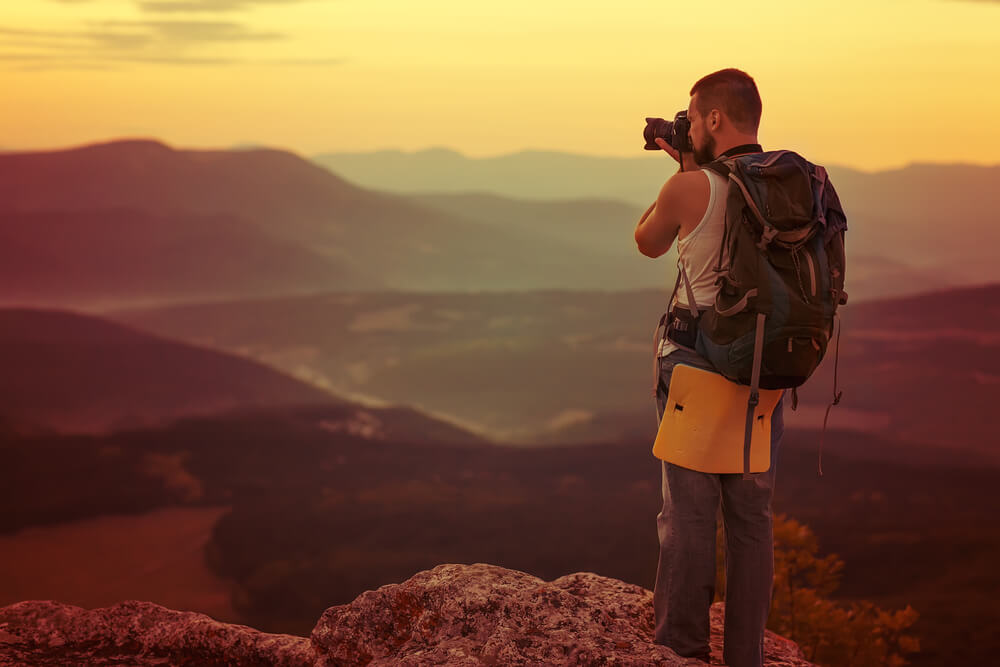
#> input picture imagenEXEMPLO.jpg, 1000 x 667 px
$ python exemplos_dadosBINARIOS.py
#> lines starting #> are read from the running program, lines starting #| are printed output that depends on the picture
#iremos manipular dados para espelhar uma imagen.

# usaremos biblotecas PIL, NUMPY pil para imagens, e numpy para numeros e codigos baixo niviel
from PIL import Image
import numpy as np

def main():
    #carregando imagen original (com o Image.open ele abre imagen e reconhece como imagen)
    img = Image.open("imagenEXEMPLO.jpg")
#> img is the input picture: PIL image 1000x667 RGB; mean R, G, B 130.2, 90, 59.5

    # essa função converte a imagen em dados binarios.
    img_data = np.array(img)
    #mostrando os bytes da img
    binario = img_data.tobytes()

    print("\n",img_data.shape,"\n")
#|  (667, 1000, 3)

    #salvara os dados binarios em um arquivo novo.
    with open("original_foto.bin","wb") as file:
        file.write(binario)
    #criaremos uma copia do arquivo binario.
    with open("original_foto.bin", "rb") as original_arquivo:
        data = original_arquivo.read()
    with open("copia_foto.bin", "wb") as copia_arquivo:
        copia_arquivo.write(data)
    # carregar e mostrar imagen manipulada
    foto_mod = np.frombuffer(data, dtype=np.uint8).reshape(img_data.shape)

    # inverte todos os bytes fazendo imagen inverter.
    foto_mod = np.fliplr(foto_mod)

    foto_final = Image.fromarray(foto_mod)
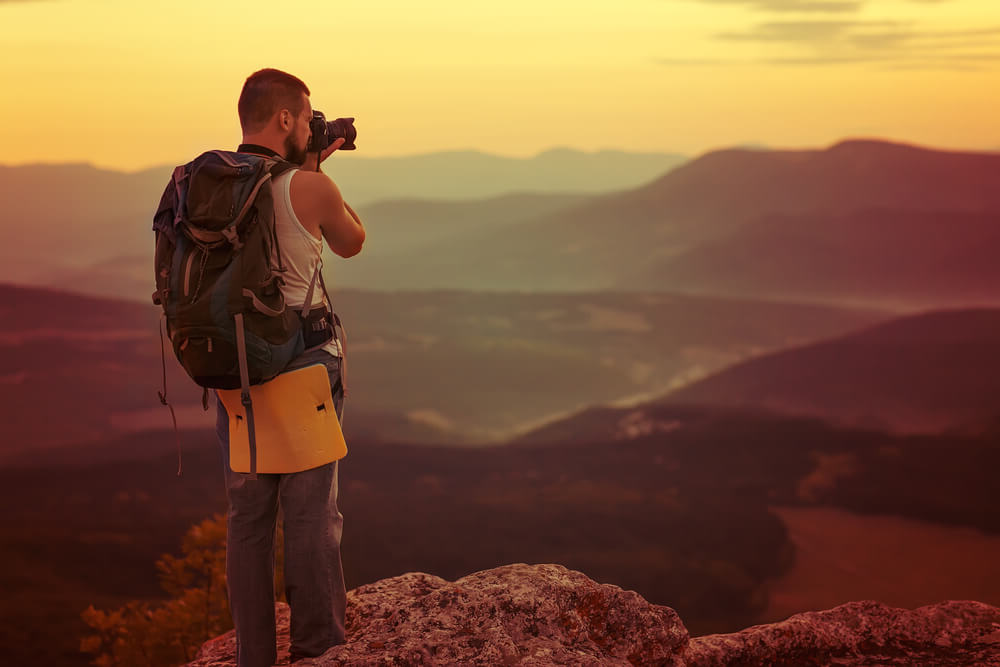
#> foto_final: PIL image 1000x667 RGB; mean R, G, B 130.2, 90, 59.5
    foto_final.show()

    print("FOTO INVERTIDA COM SUCESSO :D")

if __name__ == "__main__":
    main()
